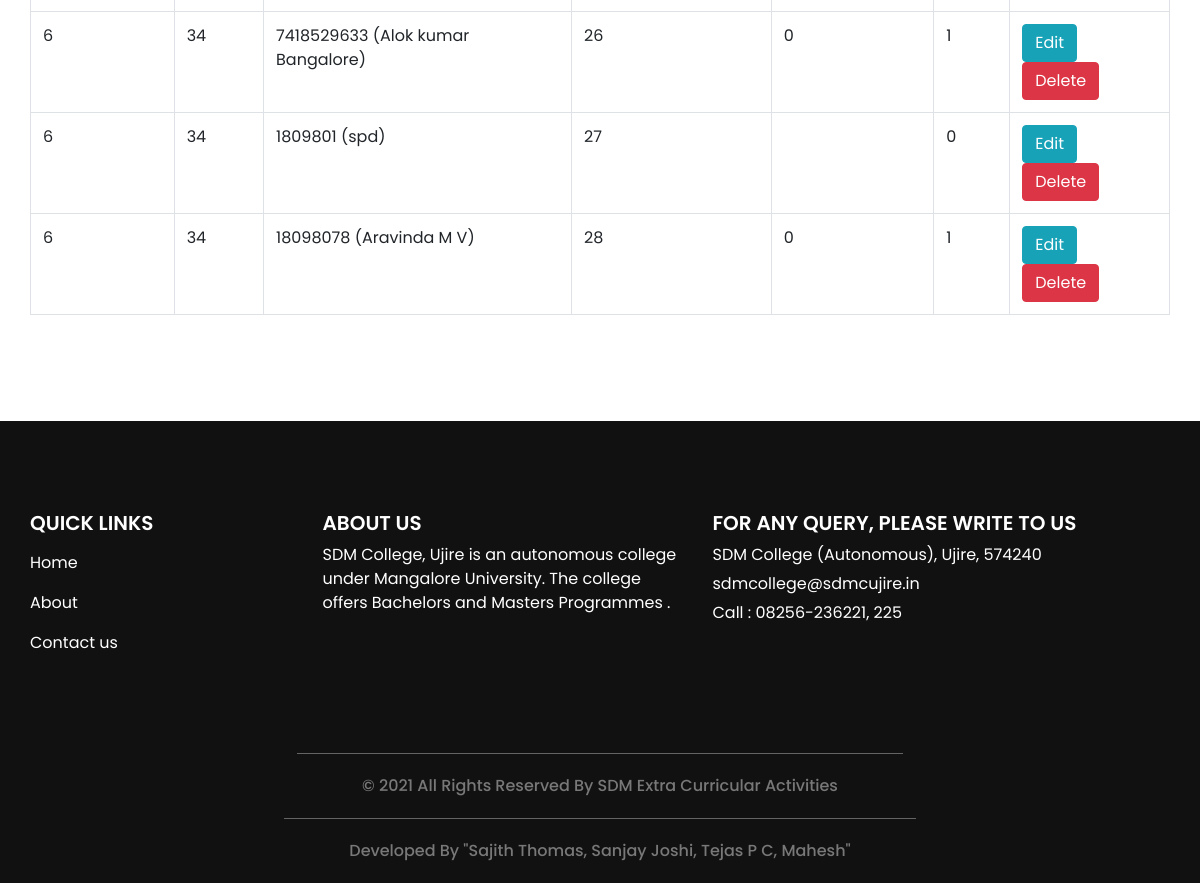
The page /view_event_result_status.php (lower part) on the database as committed earlier.
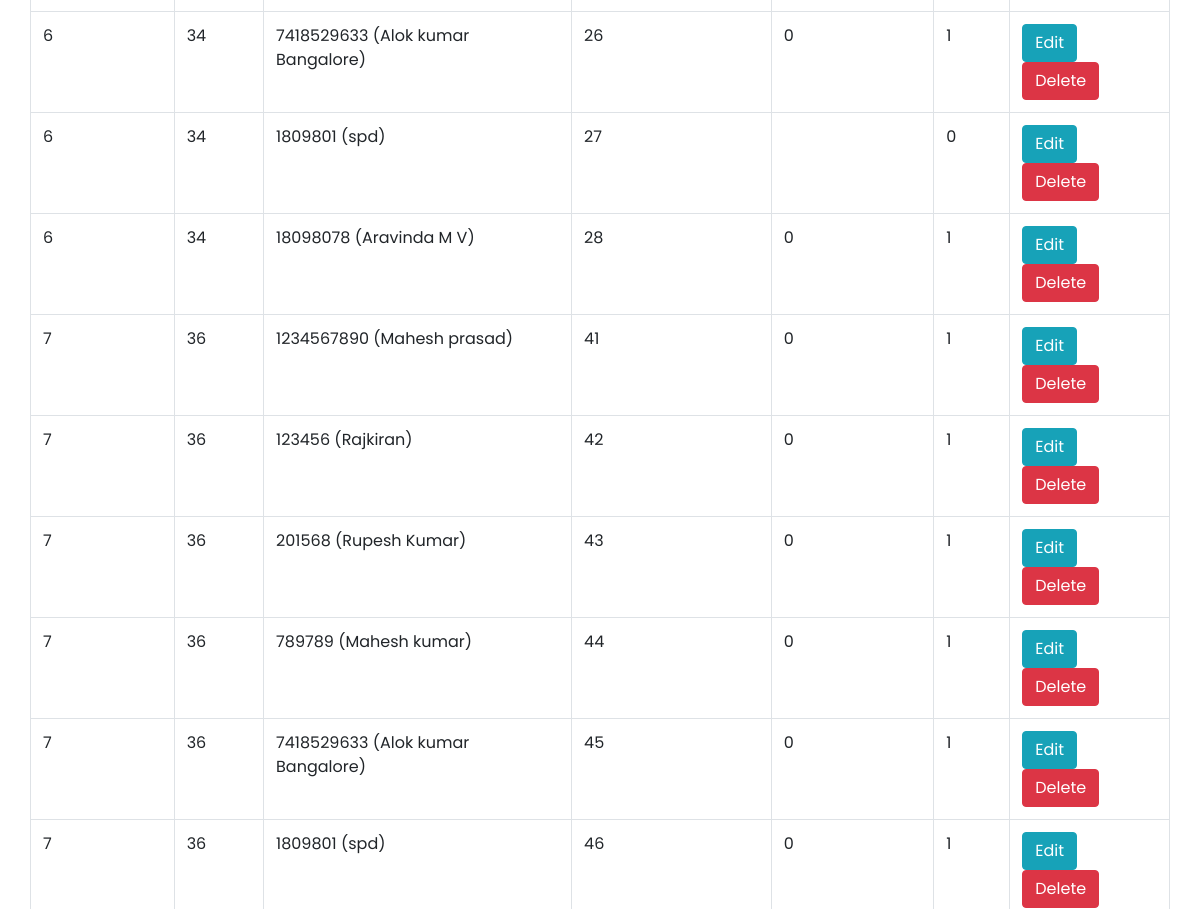
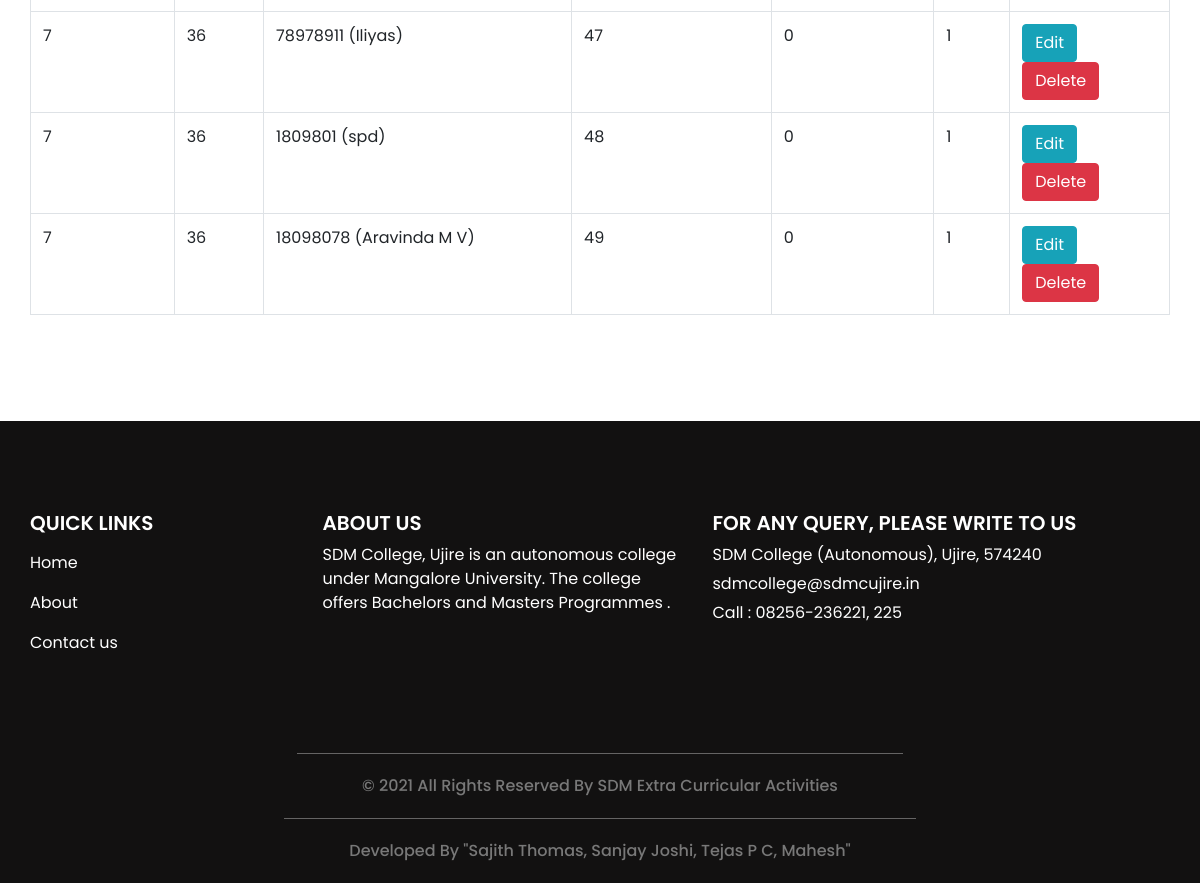
The same page on the database as committed later (2 pictures, top to bottom).
### tables this page shows
CREATE TABLE `event_result_status` (
  `result_status_id` int(11) NOT NULL,
  `event_result_id` int(11) NOT NULL,
  `event_id` int(11) NOT NULL,
  `student_id` int(11) NOT NULL,
  `event_participation_id` int(11) NOT NULL,
  `winning_position` varchar(25) NOT NULL,
  `point` int(11) NOT NULL,
  `event_participation_type` varchar(25) NOT NULL,
  `team` varchar(25) NOT NULL
);

CREATE TABLE `student` (
  `student_id` int(11) NOT NULL,
  `student_name` varchar(30) NOT NULL,
  `course_id` int(11) NOT NULL,
  `student_rollno` varchar(10) NOT NULL,
  `student_password` varchar(300) NOT NULL,
  `st_class` varchar(20) NOT NULL,
  `student_image` varchar(300) NOT NULL,
  `gender` varchar(10) NOT NULL,
  `dob` date NOT NULL,
  `language` varchar(25) NOT NULL,
  `elective_paper` varchar(20) NOT NULL,
  `extension_activities` varchar(50) NOT NULL,
  `student_status` varchar(10) NOT NULL
);

### view_event_result_status.php (the view, shortened to what this page needs)
<?php
include("header.php");
?>
  <section class="event_section layout_padding">
    <div class="container">
      <div class="event_container">
        <div class="">
<table id="datatableplugin" class="table table-bordered">
	<tbody>
		<?php
		$sqlview = "SELECT event_result_status.*,student.student_rollno,student.student_name FROM  event_result_status LEFT JOIN student ON event_result_status.student_id=student.student_id";
		$qsqlview = mysqli_query($con,$sqlview);
		while($rsview = mysqli_fetch_array($qsqlview))
		{
			echo "<tr>
				<td>$rsview[event_result_id]</td>
				<td>$rsview[event_id]</td>
				<td>$rsview[student_rollno] ($rsview[student_name])</td>
				<td>$rsview[event_participation_id]</td>
				<td>$rsview[winning_position]</td>
				<td>$rsview[point]</td>
				<td>
				<a href='event_result_status.php?editid=$rsview[result_status_id]' class='btn btn-info'>Edit</a>
				<a href='view_event_result_status.php?delid=$rsview[result_status_id]' class='btn btn-danger' onclick='return confirmdel()' >Delete</a>
			</tr>";
		}
		?>
	</tbody>
</table>
        </div>
      </div>
    </div>
  </section>
<?php
include("footer.php");
?>

Rows that differ between the two databases and show on the page:
added event_result_status: event_result "7", event "36", student.student_rollno "1234567890", student.student_name "Mahesh prasad", event_participation "41", winning_position "0", point "1"
added event_result_status: event_result "7", event "36", student.student_rollno "123456", student.student_name "Rajkiran", event_participation "42", winning_position "0", point "1"
added event_result_status: event_result "7", event "36", student.student_rollno "201568", student.student_name "Rupesh Kumar", event_participation "43", winning_position "0", point "1"
added event_result_status: event_result "7", event "36", student.student_rollno "789789", student.student_name "Mahesh kumar", event_participation "44", winning_position "0", point "1"
added event_result_status: event_result "7", event "36", student.student_rollno "7418529633", student.student_name "Alok kumar Bangalore", event_participation "45", winning_position "0", point "1"
added event_result_status: event_result "7", event "36", student.student_rollno "1809801", student.student_name "spd", event_participation "46", winning_position "0", point "1"
added event_result_status: event_result "7", event "36", student.student_rollno "78978911", student.student_name "Iliyas", event_participation "47", winning_position "0", point "1"
added event_result_status: event_result "7", event "36", student.student_rollno "1809801", student.student_name "spd", event_participation "48", winning_position "0", point "1"
added event_result_status: event_result "7", event "36", student.student_rollno "18098078", student.student_name "Aravinda M V", event_participation "49", winning_position "0", point "1"
